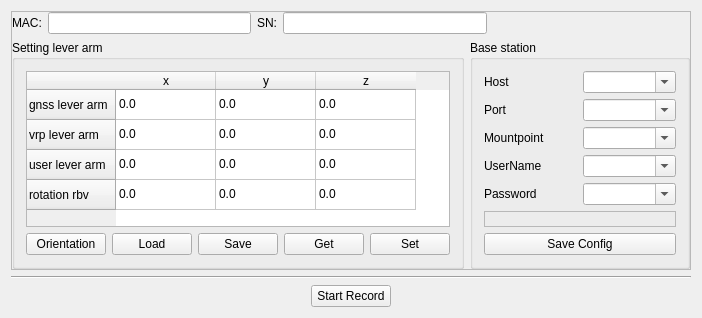
<?xml version="1.0" encoding="UTF-8"?>
<ui version="4.0">
 <class>SingleRecorderUI</class>
 <widget class="QWidget" name="SingleRecorderUI">
  <property name="geometry">
   <rect>
    <x>0</x>
    <y>0</y>
    <width>566</width>
    <height>295</height>
   </rect>
  </property>
  <property name="windowTitle">
   <string>SingleRecorderUI</string>
  </property>
  <layout class="QVBoxLayout" name="verticalLayout_2">
   <item>
    <widget class="QFrame" name="frame_setting">
     <property name="frameShape">
      <enum>QFrame::StyledPanel</enum>
     </property>
     <property name="frameShadow">
      <enum>QFrame::Raised</enum>
     </property>
     <layout class="QVBoxLayout" name="verticalLayout">
      <property name="leftMargin">
       <number>0</number>
      </property>
      <property name="topMargin">
       <number>0</number>
      </property>
      <property name="rightMargin">
       <number>0</number>
      </property>
      <property name="bottomMargin">
       <number>0</number>
      </property>
      <item>
       <layout class="QHBoxLayout" name="horizontalLayout_2">
        <item>
         <widget class="QLabel" name="label_13">
          <property name="text">
           <string>MAC:</string>
          </property>
         </widget>
        </item>
        <item>
         <widget class="QLineEdit" name="lineEdit_Mac">
          <property name="readOnly">
           <bool>true</bool>
          </property>
         </widget>
        </item>
        <item>
         <widget class="QLabel" name="label">
          <property name="text">
           <string>SN:</string>
          </property>
         </widget>
        </item>
        <item>
         <widget class="QLineEdit" name="lineEdit_SN">
          <property name="enabled">
           <bool>true</bool>
          </property>
          <property name="readOnly">
           <bool>true</bool>
          </property>
         </widget>
        </item>
        <item>
         <spacer name="horizontalSpacer">
          <property name="orientation">
           <enum>Qt::Horizontal</enum>
          </property>
          <property name="sizeHint" stdset="0">
           <size>
            <width>40</width>
            <height>20</height>
           </size>
          </property>
         </spacer>
        </item>
       </layout>
      </item>
      <item>
       <layout class="QHBoxLayout" name="horizontalLayout_3">
        <item>
         <widget class="QGroupBox" name="groupBox">
          <property name="title">
           <string>Setting lever arm</string>
          </property>
          <layout class="QVBoxLayout" name="verticalLayout_3">
           <item>
            <widget class="QTableWidget" name="tableWidget_arm_setting">
             <row>
              <property name="text">
               <string>gnss lever arm</string>
              </property>
             </row>
             <row>
              <property name="text">
               <string>vrp lever arm</string>
              </property>
             </row>
             <row>
              <property name="text">
               <string>user lever arm</string>
              </property>
             </row>
             <row>
              <property name="text">
               <string>rotation rbv</string>
              </property>
             </row>
             <column>
              <property name="text">
               <string>x</string>
              </property>
             </column>
             <column>
              <property name="text">
               <string>y</string>
              </property>
             </column>
             <column>
              <property name="text">
               <string>z</string>
              </property>
             </column>
             <item row="0" column="0">
              <property name="text">
               <string>0.0</string>
              </property>
             </item>
             <item row="0" column="1">
              <property name="text">
               <string>0.0</string>
              </property>
             </item>
             <item row="0" column="2">
              <property name="text">
               <string>0.0</string>
              </property>
             </item>
             <item row="1" column="0">
              <property name="text">
               <string>0.0</string>
              </property>
             </item>
             <item row="1" column="1">
              <property name="text">
               <string>0.0</string>
              </property>
             </item>
             <item row="1" column="2">
              <property name="text">
               <string>0.0</string>
              </property>
             </item>
             <item row="2" column="0">
              <property name="text">
               <string>0.0</string>
              </property>
             </item>
             <item row="2" column="1">
              <property name="text">
               <string>0.0</string>
              </property>
             </item>
             <item row="2" column="2">
              <property name="text">
               <string>0.0</string>
              </property>
             </item>
             <item row="3" column="0">
              <property name="text">
               <string>0.0</string>
              </property>
              <property name="textAlignment">
               <set>AlignLeading|AlignVCenter</set>
              </property>
             </item>
             <item row="3" column="1">
              <property name="text">
               <string>0.0</string>
              </property>
             </item>
             <item row="3" column="2">
              <property name="text">
               <string>0.0</string>
              </property>
             </item>
            </widget>
           </item>
           <item>
            <layout class="QHBoxLayout" name="horizontalLayout">
             <item>
              <widget class="QPushButton" name="pushButton_orientation">
               <property name="text">
                <string>Orientation</string>
               </property>
              </widget>
             </item>
             <item>
              <spacer name="horizontalSpacer_4">
               <property name="orientation">
                <enum>Qt::Horizontal</enum>
               </property>
               <property name="sizeHint" stdset="0">
                <size>
                 <width>40</width>
                 <height>20</height>
                </size>
               </property>
              </spacer>
             </item>
             <item>
              <widget class="QPushButton" name="pushButton_load_arms">
               <property name="enabled">
                <bool>true</bool>
               </property>
               <property name="text">
                <string>Load</string>
               </property>
              </widget>
             </item>
             <item>
              <widget class="QPushButton" name="pushButton_save_arms">
               <property name="enabled">
                <bool>true</bool>
               </property>
               <property name="text">
                <string>Save</string>
               </property>
              </widget>
             </item>
             <item>
              <widget class="QPushButton" name="pushButton_get">
               <property name="text">
                <string>Get</string>
               </property>
              </widget>
             </item>
             <item>
              <widget class="QPushButton" name="pushButton_set">
               <property name="text">
                <string>Set</string>
               </property>
              </widget>
             </item>
             <item>
              <spacer name="horizontalSpacer_5">
               <property name="orientation">
                <enum>Qt::Horizontal</enum>
               </property>
               <property name="sizeHint" stdset="0">
                <size>
                 <width>40</width>
                 <height>20</height>
                </size>
               </property>
              </spacer>
             </item>
            </layout>
           </item>
          </layout>
         </widget>
        </item>
        <item>
         <widget class="QGroupBox" name="base_groupBox">
          <property name="minimumSize">
           <size>
            <width>220</width>
            <height>0</height>
           </size>
          </property>
          <property name="title">
           <string>Base station</string>
          </property>
          <layout class="QVBoxLayout" name="verticalLayout_4">
           <item>
            <widget class="QWidget" name="ntrip_edit_widget" native="true">
             <layout class="QGridLayout" name="gridLayout">
              <property name="leftMargin">
               <number>0</number>
              </property>
              <property name="topMargin">
               <number>0</number>
              </property>
              <property name="rightMargin">
               <number>0</number>
              </property>
              <property name="bottomMargin">
               <number>0</number>
              </property>
              <item row="0" column="0">
               <widget class="QLabel" name="label_8">
                <property name="text">
                 <string>Host</string>
                </property>
               </widget>
              </item>
              <item row="0" column="1">
               <widget class="QComboBox" name="host_cmb">
                <property name="editable">
                 <bool>true</bool>
                </property>
               </widget>
              </item>
              <item row="1" column="0">
               <widget class="QLabel" name="label_10">
                <property name="text">
                 <string>Port</string>
                </property>
               </widget>
              </item>
              <item row="1" column="1">
               <widget class="QComboBox" name="port_cmb">
                <property name="editable">
                 <bool>true</bool>
                </property>
               </widget>
              </item>
              <item row="2" column="0">
               <widget class="QLabel" name="label_9">
                <property name="text">
                 <string>Mountpoint</string>
                </property>
               </widget>
              </item>
              <item row="2" column="1">
               <widget class="QComboBox" name="mountpoint_cmb">
                <property name="editable">
                 <bool>true</bool>
                </property>
               </widget>
              </item>
              <item row="3" column="0">
               <widget class="QLabel" name="label_12">
                <property name="text">
                 <string>UserName</string>
                </property>
               </widget>
              </item>
              <item row="3" column="1">
               <widget class="QComboBox" name="user_cmb">
                <property name="editable">
                 <bool>true</bool>
                </property>
               </widget>
              </item>
              <item row="4" column="0">
               <widget class="QLabel" name="label_11">
                <property name="text">
                 <string>Password</string>
                </property>
               </widget>
              </item>
              <item row="4" column="1">
               <widget class="QComboBox" name="password_cmb">
                <property name="editable">
                 <bool>true</bool>
                </property>
               </widget>
              </item>
             </layout>
            </widget>
           </item>
           <item>
            <layout class="QHBoxLayout" name="horizontalLayout_4">
             <item>
              <widget class="QLabel" name="data_label">
               <property name="frameShape">
                <enum>QFrame::StyledPanel</enum>
               </property>
               <property name="frameShadow">
                <enum>QFrame::Plain</enum>
               </property>
               <property name="text">
                <string/>
               </property>
              </widget>
             </item>
            </layout>
           </item>
           <item>
            <widget class="QPushButton" name="pushButton_save_ntrip">
             <property name="text">
              <string>Save Config</string>
             </property>
            </widget>
           </item>
           <item>
            <spacer name="verticalSpacer">
             <property name="orientation">
              <enum>Qt::Vertical</enum>
             </property>
             <property name="sizeHint" stdset="0">
              <size>
               <width>20</width>
               <height>40</height>
              </size>
             </property>
            </spacer>
           </item>
          </layout>
         </widget>
        </item>
       </layout>
      </item>
     </layout>
    </widget>
   </item>
   <item>
    <widget class="Line" name="line">
     <property name="orientation">
      <enum>Qt::Horizontal</enum>
     </property>
    </widget>
   </item>
   <item>
    <layout class="QVBoxLayout" name="RtkLayout"/>
   </item>
   <item>
    <layout class="QVBoxLayout" name="InsLayout"/>
   </item>
   <item>
    <layout class="QHBoxLayout" name="horizontalLayout_6">
     <item>
      <spacer name="horizontalSpacer_2">
       <property name="orientation">
        <enum>Qt::Horizontal</enum>
       </property>
       <property name="sizeHint" stdset="0">
        <size>
         <width>40</width>
         <height>20</height>
        </size>
       </property>
      </spacer>
     </item>
     <item>
      <widget class="QPushButton" name="start_log_pushButton">
       <property name="minimumSize">
        <size>
         <width>75</width>
         <height>0</height>
        </size>
       </property>
       <property name="text">
        <string>Start Record</string>
       </property>
      </widget>
     </item>
     <item>
      <spacer name="horizontalSpacer_3">
       <property name="orientation">
        <enum>Qt::Horizontal</enum>
       </property>
       <property name="sizeHint" stdset="0">
        <size>
         <width>40</width>
         <height>20</height>
        </size>
       </property>
      </spacer>
     </item>
    </layout>
   </item>
  </layout>
 </widget>
 <layoutdefault spacing="6" margin="11"/>
 <resources/>
 <connections/>
</ui>
